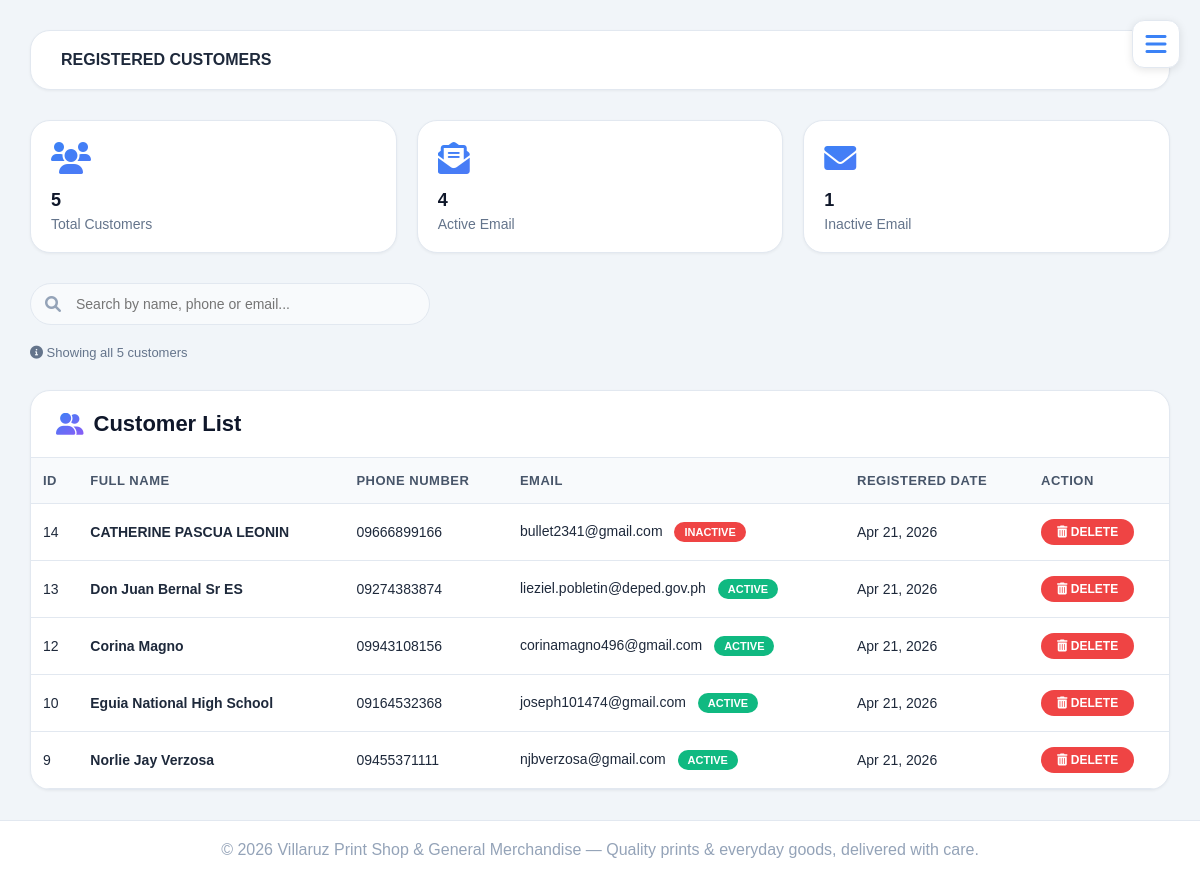
/web/registered_customers.php (signed in), run on the app's committed database.
### tables this page shows
CREATE TABLE `customers` (
  `id` int(11) NOT NULL PRIMARY KEY AUTO_INCREMENT,
  `registered_at` varchar(255) DEFAULT NULL,
  `acc_number` varchar(50) NOT NULL,
  `f_name` varchar(255) DEFAULT NULL,
  `password` varchar(255) NOT NULL,
  `text_pass` text DEFAULT NULL,
  `phone_number` varchar(20) NOT NULL,
  `email` varchar(255) DEFAULT NULL,
  `role` varchar(50) NOT NULL DEFAULT 'Customer',
  `status` tinyint(1) NOT NULL DEFAULT 0,
  `active_email` tinyint(1) NOT NULL DEFAULT 0,
  `otp_code` int(255) DEFAULT NULL,
  `profile` varchar(255) NOT NULL DEFAULT 'profile.jpg',
  `last_login_date` varchar(255) DEFAULT NULL
);

### web/registered_customers.php (the view, shortened to what this page needs)
<?php
require_once 'access_sessions.php';
$stmt = $pdo->prepare("SELECT * FROM customers ORDER BY id DESC");
$stmt->execute();
$customers = $stmt->fetchAll();
$totalCustomers = count($customers);
$activeCustomers = 0;
$inactiveCustomers = 0;
foreach ($customers as $customer) {
    if (isset($customer['active_email']) && ($customer['active_email'] == 1 || $customer['active_email'] === null)) {
        $activeCustomers++;
    } else {
        $inactiveCustomers++;
    }
}
?>
<!DOCTYPE html>
<html lang="en">
<head>
    <link rel="stylesheet" href="https://cdnjs.cloudflare.com/ajax/libs/font-awesome/6.0.0/css/all.min.css">
</head>
<body>
    <div class="app-wrapper">
        <div class="burger-btn" id="burgerBtn">
            <i class="fas fa-bars"></i>
        </div>
        <main class="main-content">
            <div class="dashboard-header">
                <div class="welcome">
                    <h4>REGISTERED CUSTOMERS</h4>
                </div>
            </div>
            <div class="stats-grid">
                <div class="stat-card">
                    <div class="stat-icon"><i class="fas fa-users"></i></div>
                    <div class="stat-value"><?php echo $totalCustomers; ?></div>
                    <div class="stat-label">Total Customers</div>
                </div>
                <div class="stat-card">
                    <div class="stat-icon"><i class="fas fa-envelope-open-text"></i></div>
                    <div class="stat-value"><?php echo $activeCustomers; ?></div>
                    <div class="stat-label">Active Email</div>
                </div>
                <div class="stat-card">
                    <div class="stat-icon"><i class="fas fa-envelope"></i></div>
                    <div class="stat-value"><?php echo $inactiveCustomers; ?></div>
                    <div class="stat-label">Inactive Email</div>
                </div>
            </div>
            <div class="search-wrapper">
                <i class="fas fa-search"></i>
                <input type="text" id="searchInput" class="search-input" placeholder="Search by name, phone or email..."
                    autocomplete="off">
            </div>
            <div id="searchInfo" class="search-info"></div>
            <div class="merchandise-section">
                <div class="section-header">
                    <h5><i class="fas fa-user-friends"></i> Customer List</h5>
                </div>
                <div style="overflow-x: auto;">
                    <table class="inventory-table" id="customersTable">
                        <thead>
                            <tr>
                                <th>ID</th>
                                <th>Full Name</th>
                                <th>Phone Number</th>
                                <th>Email</th>
                                <th>Registered Date</th>
                                <th>Action</th>
                            </tr>
                        </thead>
                        <tbody>
                            <?php if (empty($customers)): ?>
                                <tr>
                                    <td colspan="6" style="text-align: center; padding: 40px;">No customers found</td>
                                </tr>
                            <?php else: ?>
                                <?php foreach ($customers as $customer): ?>
                                    <tr data-id="<?php echo $customer['id']; ?>"
                                        data-name="<?php echo strtolower(htmlspecialchars($customer['f_name'] ?? '')); ?>"
                                        data-phone="<?php echo htmlspecialchars($customer['phone_number'] ?? ''); ?>"
                                        data-email="<?php echo strtolower(htmlspecialchars($customer['email'] ?? '')); ?>">
                                        <td><?php echo $customer['id']; ?></td>
                                        <td><strong><?php echo htmlspecialchars($customer['f_name'] ?? 'N/A'); ?></strong></td>
                                        <td><?php echo htmlspecialchars($customer['phone_number'] ?? 'N/A'); ?></td>
                                        <td>
                                            <?php echo htmlspecialchars($customer['email'] ?? 'N/A'); ?>
                                            <span class="active-badge <?php echo (isset($customer['active_email']) && ($customer['active_email'] == 1 || $customer['active_email'] === null)) ? 'badge-active' : 'badge-inactive'; ?>">
                                                <?php echo (isset($customer['active_email']) && ($customer['active_email'] == 1 || $customer['active_email'] === null)) ? 'ACTIVE' : 'INACTIVE'; ?>
                                            </span>
                                         </td>
                                        <td><?php echo date('M d, Y', strtotime($customer['created_at'] ?? 'now')); ?></td>
                                        <td>
                                            <button class="delete-btn"
                                                onclick="deleteCustomer(<?php echo $customer['id']; ?>, '<?php echo addslashes($customer['f_name'] ?? 'Customer'); ?>')">
                                                <i class="fas fa-trash-alt"></i> DELETE
                                            </button>
                                         </td>
                                     </tr>
                                <?php endforeach; ?>
                            <?php endif; ?>
                        </tbody>
                    </table>
                </div>
            </div>
        </main>
    </div>
    <footer>
        <div class="copyright">
            <p>© 2026 Villaruz Print Shop & General Merchandise — Quality prints & everyday goods, delivered with care.
            </p>
         </div>
    </footer>
</body>
</html>

### web/registered_customers.php (style rules this page uses)
* { margin: 0; padding: 0; box-sizing: border-box; font-family: 'Poppins', sans-serif; }
body { background: #f1f5f9; color: #1e293b; min-height: 100vh; display: flex; flex-direction: column; }
.app-wrapper { flex: 1; display: flex; flex-direction: column; }
.main-content { flex: 1; padding: 30px; overflow-y: auto; }
.dashboard-header { display: flex; justify-content: space-between; align-items: center; margin-bottom: 30px; background: #ffffff; padding: 20px 30px; border-radius: 20px; border: 1px solid #e2e8f0; box-shadow: 0 1px 3px rgba(0, 0, 0, 0.05); }
.burger-btn { position: fixed; top: 20px; right: 20px; width: 48px; height: 48px; background: #ffffff; border: 1px solid #e2e8f0; border-radius: 12px; display: flex; align-items: center; justify-content: center; cursor: pointer; z-index: 1001; box-shadow: 0 2px 8px rgba(0, 0, 0, 0.1); transition: all 0.3s; }
.burger-btn i { font-size: 24px; color: #3b82f6; }
.search-wrapper { position: relative; max-width: 400px; margin-bottom: 20px; }
.search-wrapper i { position: absolute; left: 15px; top: 50%; transform: translateY(-50%); color: #94a3b8; }
.search-input { width: 100%; padding: 12px 15px 12px 45px; background: #f8fafc; border: 1px solid #e2e8f0; border-radius: 30px; font-size: 14px; transition: all 0.3s; }
.search-info { font-size: 13px; color: #64748b; margin-bottom: 15px; }
.stats-grid { display: grid; grid-template-columns: repeat(auto-fit, minmax(200px, 1fr)); gap: 20px; margin-bottom: 30px; }
.stat-card { background: #ffffff; border: 1px solid #e2e8f0; border-radius: 20px; padding: 20px; transition: all 0.3s; box-shadow: 0 1px 3px rgba(0, 0, 0, 0.05); }
.stat-icon { font-size: 32px; background: linear-gradient(145deg, #3b82f6, #8b5cf6); -webkit-background-clip: text; -webkit-text-fill-color: transparent; margin-bottom: 12px; }
.stat-value { font-size: 18px; font-weight: 700; margin-bottom: 5px; color: #0f172a; }
.stat-label { font-size: 14px; color: #64748b; }
.merchandise-section { background: #ffffff; border-radius: 20px; border: 1px solid #e2e8f0; overflow-x: auto; margin-top: 30px; box-shadow: 0 1px 3px rgba(0, 0, 0, 0.05); }
.section-header { padding: 20px 25px; border-bottom: 1px solid #e2e8f0; display: flex; justify-content: space-between; align-items: center; flex-wrap: wrap; gap: 15px; }
.section-header h5 { font-size: 22px; font-weight: 600; display: flex; align-items: center; gap: 10px; color: #0f172a; }
.section-header h5 i { background: linear-gradient(145deg, #3b82f6, #8b5cf6); -webkit-background-clip: text; -webkit-text-fill-color: transparent; }
.inventory-table { width: 100%; border-collapse: collapse; font-size: 14px; white-space: nowrap; }
.inventory-table th, .inventory-table td { padding: 15px 12px; text-align: left; border-bottom: 1px solid #e2e8f0; vertical-align: middle; }
.inventory-table th { background: #f8fafc; color: #475569; font-weight: 600; position: sticky; top: 0; font-size: 13px; text-transform: uppercase; letter-spacing: 0.5px; }
.delete-btn { background: #ef4444; border: none; border-radius: 20px; padding: 6px 16px; color: #ffffff; font-weight: 600; cursor: pointer; transition: all 0.3s; text-decoration: none; display: inline-block; font-size: 12px; }
.active-badge { padding: 4px 10px; border-radius: 20px; font-size: 11px; font-weight: 600; display: inline-block; margin-left: 8px; }
.badge-active { background: #10b981; color: white; }
.badge-inactive { background: #ef4444; color: white; }
footer { background: #ffffff; padding: 20px 5%; text-align: center; border-top: 1px solid #e2e8f0; color: #94a3b8; }

### data on the page
customers: id "14", f_name "CATHERINE PASCUA LEONIN", phone_number "09666899166", email "bullet2341@gmail.com", active_email "INACTIVE", created_at "Apr 21, 2026"
customers: id "13", f_name "Don Juan Bernal Sr ES", phone_number "09274383874", email "lieziel.pobletin@deped.gov.ph", active_email "ACTIVE", created_at "Apr 21, 2026"
customers: id "12", f_name "Corina Magno", phone_number "09943108156", email "corinamagno496@gmail.com", active_email "ACTIVE", created_at "Apr 21, 2026"
customers: id "10", f_name "Eguia National High School", phone_number "09164532368", email "joseph101474@gmail.com", active_email "ACTIVE", created_at "Apr 21, 2026"
customers: id "9", f_name "Norlie Jay Verzosa", phone_number "09455371111", email "njbverzosa@gmail.com", active_email "ACTIVE", created_at "Apr 21, 2026"

### other printed values
$totalCustomers "5"
$activeCustomers "4"
$inactiveCustomers "1"
